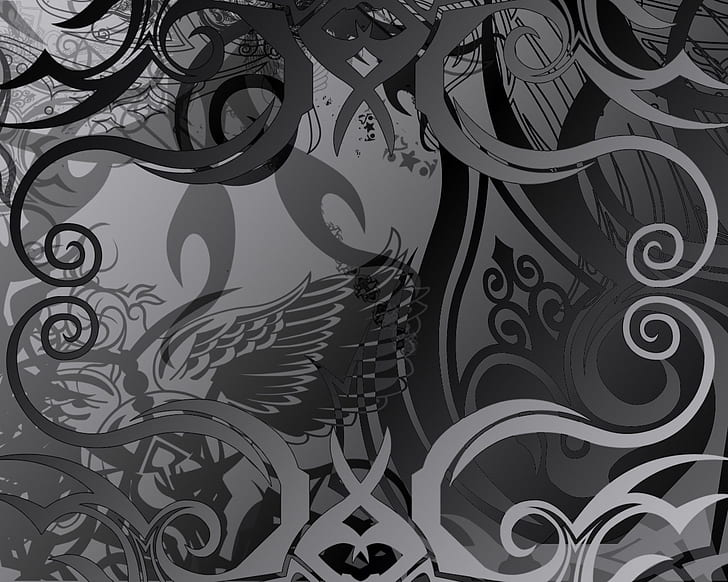
#> input picture image_abstrak.jpg, 728 x 582 px
$ python file_histogram.py
#> lines starting #> are read from the running program, lines starting #| are printed output that depends on the picture
import cv2
import numpy as np
from matplotlib import pyplot as plt

# membaca citra
img = cv2.imread('image_abstrak.jpg',0)
#> img: shape (582, 728); min 0, max 245, mean 76.7

# menampilkan citra
cv2.imshow('Citra Asli', img)

# membuat histogram
hist,bins = np.histogram(img.flatten(),256,[0,256])
#> hist = 256 values, max 4633 at index 34, min 0 at index 233, mean 1655.1; bins = 257 values from 0 to 256

# menampilkan histogram
plt.hist(img.flatten(),256,[0,256], color = 'red')
plt.xlim([0,256])
plt.title('Histogram')
plt.xlabel('Intensitas Piksel')
plt.ylabel('Jumlah Piksel')
plt.show()
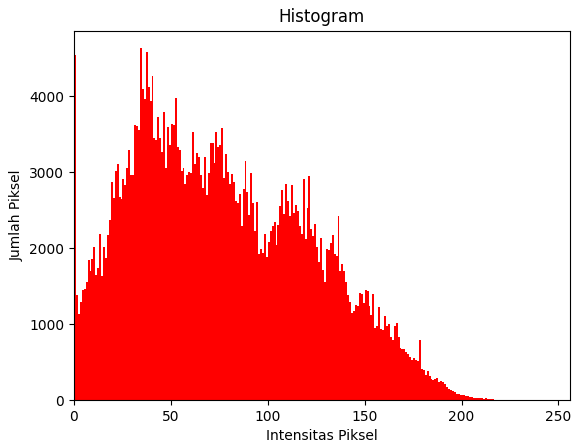
#> figure drawn by matplotlib, 1 panel; tallest bar 4633 high, from x = 34 to 35

# menunggu input keyboard
cv2.waitKey(0)
cv2.destroyAllWindows()

$ run again, with image_di1.jpeg copied over image_abstrak.jpg
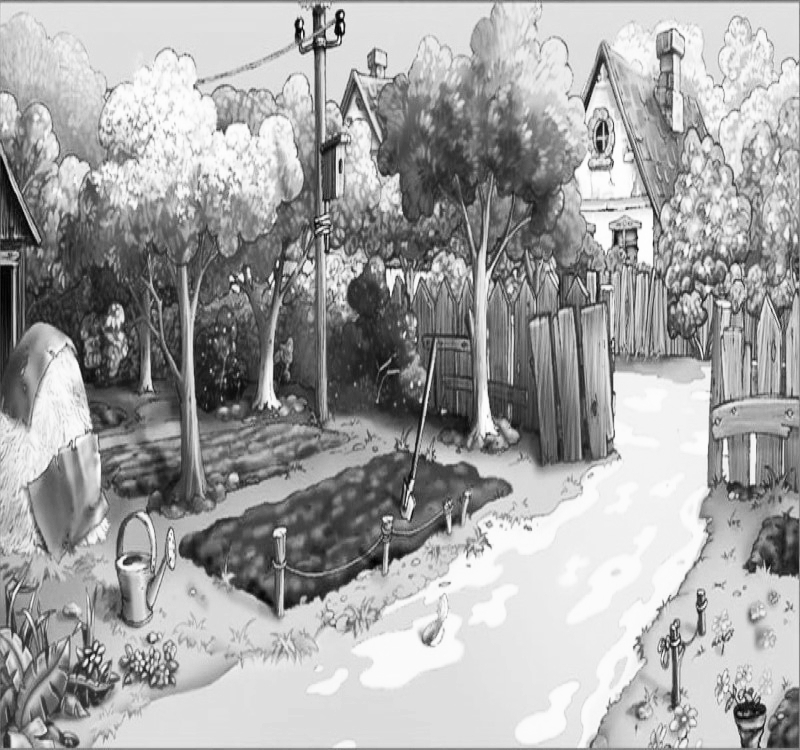
#> input picture image_di1.jpeg, 800 x 750 px
#> img is the input picture: shape (750, 800); min 0, max 255, mean 164
#> hist = 256 values, max 20631 at index 222, min 4 at index 0, mean 2343.8; bins = 257 values from 0 to 256
#> `plt.show()`:
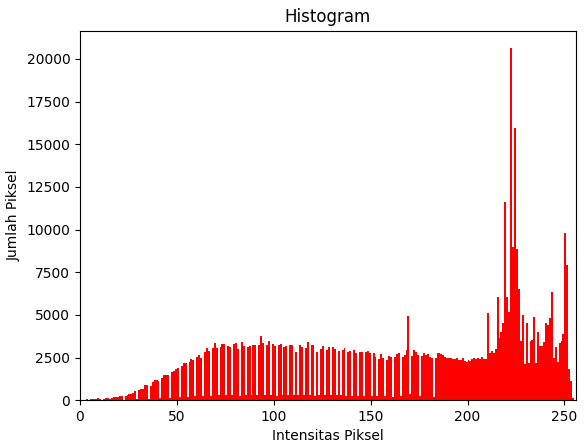
#> figure drawn by matplotlib, 1 panel; tallest bar 20631 high, from x = 222 to 223
